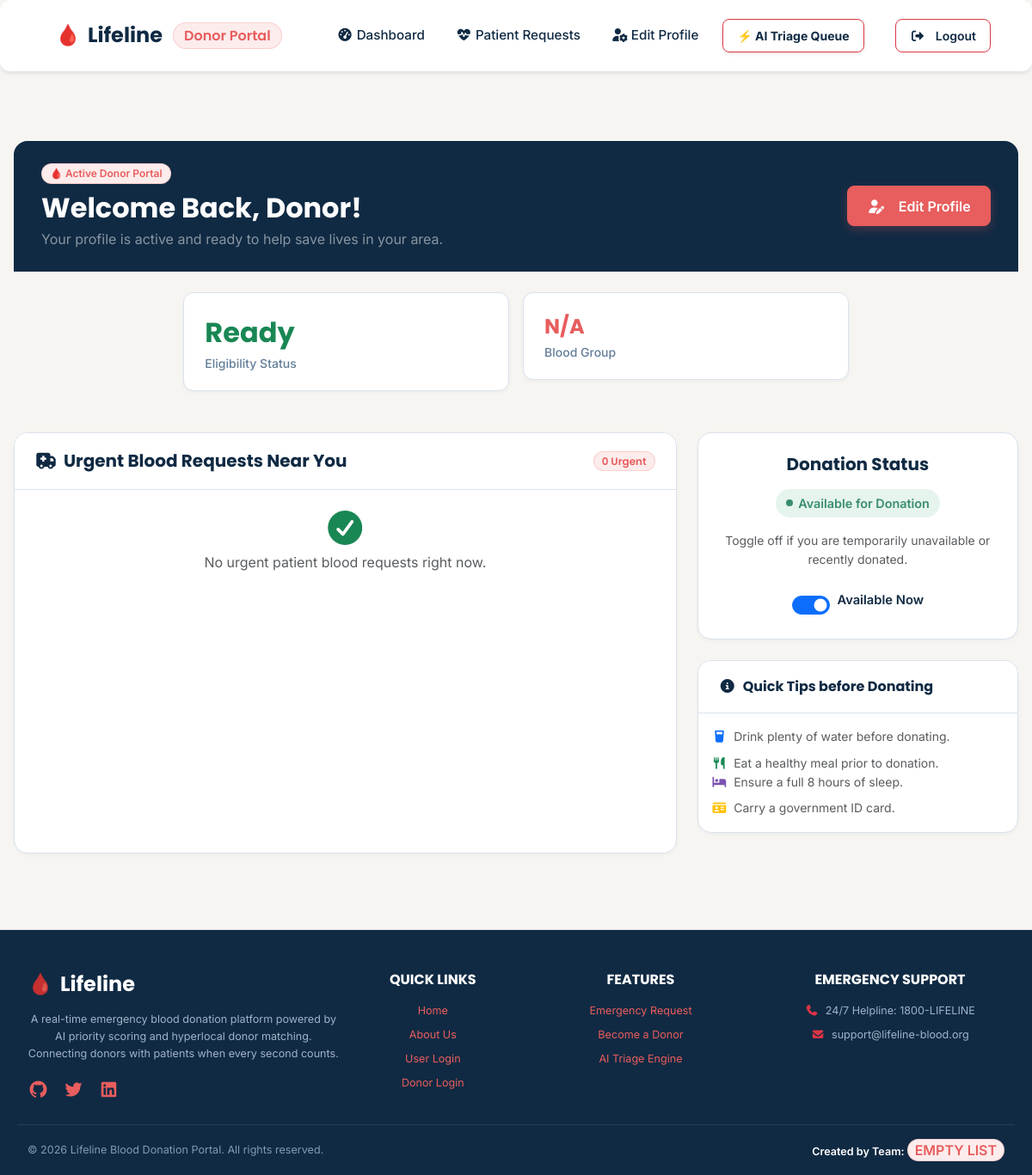
Page /donor-home/ on the earlier database version.
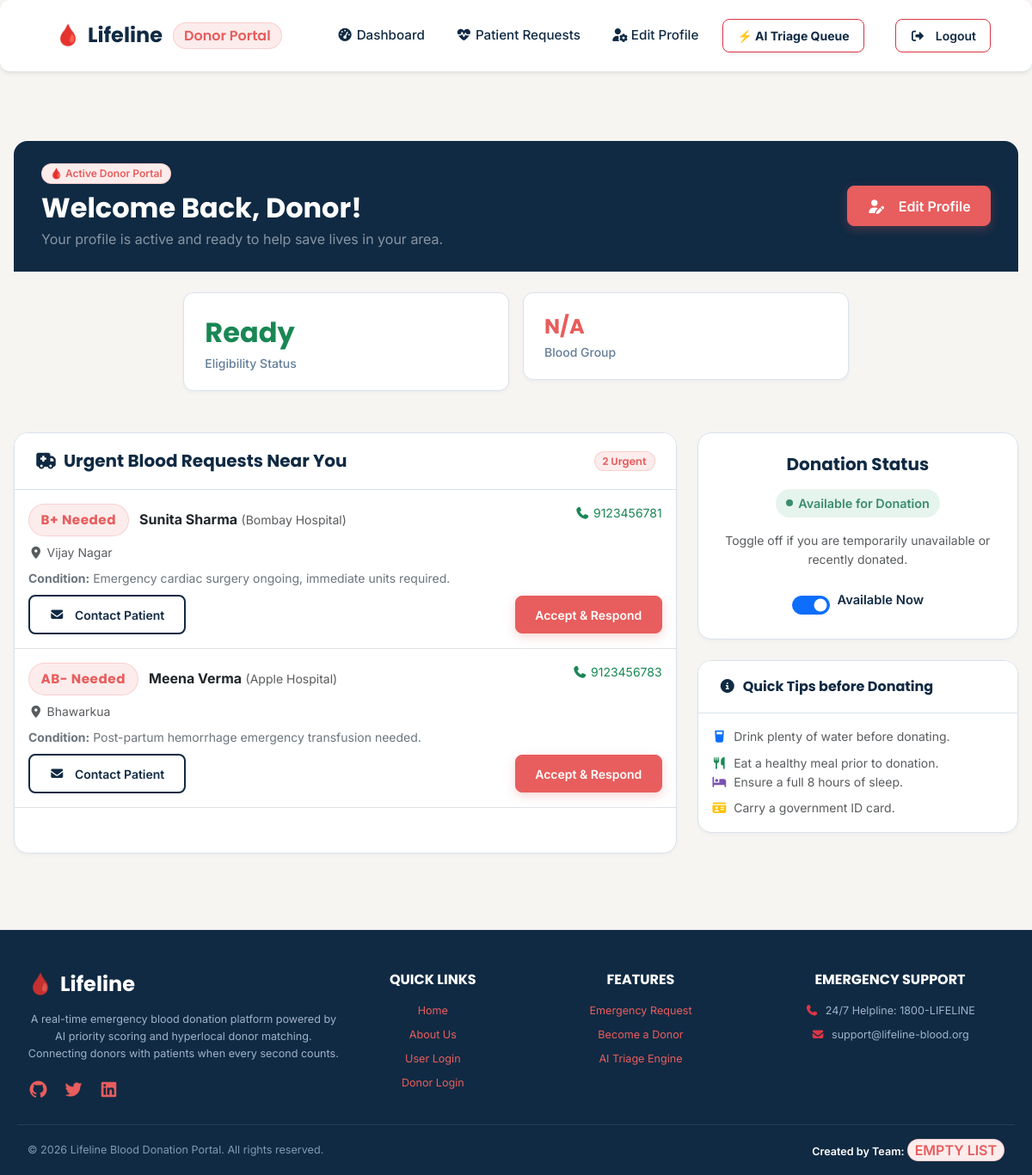
Same page on the later database version.
### bank_app/models.py (models this page shows, shortened)
class PatientDetails(models.Model):
    patient_name = models.CharField(max_length=45)
    patient_phone = models.CharField(max_length=13)
    patient_email = models.EmailField(max_length=45, primary_key=True)
    password = models.CharField(max_length=20)
    required_blood_group = models.CharField(max_length=5)
    locality = models.CharField(max_length=100, default="")
    condition = models.TextField(blank=True, null=True)
    hospital = models.CharField(max_length=100, default="")
    medical_report = models.FileField(upload_to="medicalReports", null=True, blank=True)
    is_approved = models.BooleanField(default=False)

### bank_app/views.py (the view)
# urls.py: path('donor-home/', views.donor_home, name='donor-home'),
def donor_home(request):
    donor_email = request.session.get('session_key')
    current_donor = None
    if donor_email:
        current_donor = DonorDetail.objects.filter(email=donor_email).first()
    patient_requests = PatientDetails.objects.filter(is_approved=True)
    context = {
        'donor': current_donor,
        'patient_requests': patient_requests,
        'total_requests': patient_requests.count(),
    }
    return render(request, 'donor/donor_home.html', context)

### bank_app/templates/donor/donor_home.html (shortened to what the changed rows need)
<!DOCTYPE html>
<html lang="en">
    {% load static %}
<head>
    {% include 'common/common_css.html' %}
</head>
<body>
    <div class="main-div">
        <div class="dashboard-header d-flex flex-wrap align-items-center justify-content-between gap-3 mb-4">
            <div>
                <h1 class="h2 text-white fw-bold mb-1">Welcome Back, {% if donor %}{{ donor.name }}{% else %}Donor{% endif %}!</h1>
            </div>
        </div>
        <div class="row g-4 mb-5">
            <div class="col-lg-8">
                <div class="card shadow-sm h-100">
                    <div class="card-header d-flex align-items-center justify-content-between">
                        <h2 class="h5 mb-0 text-navy fw-bold"><i class="fa-solid fa-truck-medical text-coral me-2"></i>Urgent Blood Requests Near You</h2>
                        <span class="badge bg-danger">{{ total_requests }} Urgent</span>
                    </div>
                    <div class="card-body p-0">
                        {% if patient_requests %}
                        <div class="list-group list-group-flush">
                            {% for patient in patient_requests %}
                            <div class="list-group-item p-3 border-bottom">
                                <div class="d-flex justify-content-between align-items-start mb-2">
                                    <div>
                                        <span class="blood-badge me-2">{{ patient.required_blood_group }} Needed</span>
                                        <strong class="text-navy">{{ patient.patient_name }}</strong>
                                        {% if patient.hospital %}
                                        <span class="text-muted small">({{ patient.hospital }})</span>
                                        {% endif %}
                                    </div>
                                    <a href="tel:{{ patient.patient_phone }}" class="text-decoration-none small text-success">
                                        <i class="fa-solid fa-phone me-1"></i>{{ patient.patient_phone }}
                                    </a>
                                </div>
                                <p class="text-muted small mb-2">
                                    <i class="fa-solid fa-location-dot me-1 text-coral"></i>{{ patient.locality|default:"Location not specified" }}
                                </p>
                                {% if patient.condition %}
                                <p class="small text-secondary mb-2">
                                    <strong>Condition:</strong> {{ patient.condition }}
                                </p>
                                {% endif %}
                                <div class="d-flex justify-content-between align-items-center mt-2">
                                    <a href="mailto:{{ patient.patient_email }}" class="btn btn-sm btn-outline-navy">
                                        <i class="fa-solid fa-envelope me-1"></i>Contact Patient
                                    </a>
                                    <button class="btn btn-sm btn-primary">Accept & Respond</button>
                                </div>
                            </div>
                            {% endfor %}
                        </div>
                        {% else %}
                        <div class="text-center py-4">
                            <i class="fa-solid fa-check-circle text-success fs-1 mb-2"></i>
                            <p class="text-muted mb-0">No urgent patient blood requests right now.</p>
                        </div>
                        {% endif %}
                    </div>
                </div>
            </div>
        </div>
    </div>
</body>
</html>

Differences in the rows shown:
added PatientDetails: required_blood_group "B+", patient_name "Sunita Sharma", hospital "Bombay Hospital", patient_phone "9123456781", locality "Vijay Nagar", condition "Emergency cardiac surgery ongoing, immediate units required."
added PatientDetails: required_blood_group "AB-", patient_name "Meena Verma", hospital "Apple Hospital", patient_phone "9123456783", locality "Bhawarkua", condition "Post-partum hemorrhage emergency transfusion needed."
Other differences:
{{ total_requests }}: "0" → "2"
text no longer shown: "No urgent patient blood requests right now."
